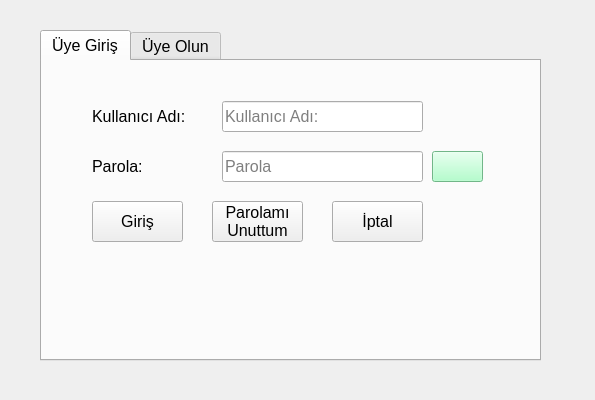
<?xml version="1.0" encoding="UTF-8"?>
<ui version="4.0">
 <class>Form_Giris</class>
 <widget class="QWidget" name="Form_Giris">
  <property name="geometry">
   <rect>
    <x>0</x>
    <y>0</y>
    <width>595</width>
    <height>400</height>
   </rect>
  </property>
  <property name="font">
   <font>
    <pointsize>12</pointsize>
   </font>
  </property>
  <property name="windowTitle">
   <string>Giriş Formu</string>
  </property>
  <widget class="QTabWidget" name="tabWidget">
   <property name="geometry">
    <rect>
     <x>40</x>
     <y>30</y>
     <width>501</width>
     <height>331</height>
    </rect>
   </property>
   <property name="tabPosition">
    <enum>QTabWidget::North</enum>
   </property>
   <property name="tabShape">
    <enum>QTabWidget::Rounded</enum>
   </property>
   <property name="currentIndex">
    <number>0</number>
   </property>
   <widget class="QWidget" name="tab_login">
    <attribute name="title">
     <string>Üye Giriş</string>
    </attribute>
    <widget class="QLabel" name="label">
     <property name="geometry">
      <rect>
       <x>50</x>
       <y>40</y>
       <width>121</width>
       <height>31</height>
      </rect>
     </property>
     <property name="font">
      <font>
       <pointsize>12</pointsize>
      </font>
     </property>
     <property name="text">
      <string>Kullanıcı Adı:</string>
     </property>
    </widget>
    <widget class="QLabel" name="label_2">
     <property name="geometry">
      <rect>
       <x>50</x>
       <y>90</y>
       <width>121</width>
       <height>31</height>
      </rect>
     </property>
     <property name="font">
      <font>
       <pointsize>12</pointsize>
      </font>
     </property>
     <property name="text">
      <string>Parola:</string>
     </property>
    </widget>
    <widget class="QLineEdit" name="txt_username">
     <property name="geometry">
      <rect>
       <x>180</x>
       <y>40</y>
       <width>201</width>
       <height>31</height>
      </rect>
     </property>
     <property name="placeholderText">
      <string>Kullanıcı Adı:</string>
     </property>
    </widget>
    <widget class="QLineEdit" name="txt_password">
     <property name="geometry">
      <rect>
       <x>180</x>
       <y>90</y>
       <width>201</width>
       <height>31</height>
      </rect>
     </property>
     <property name="echoMode">
      <enum>QLineEdit::Password</enum>
     </property>
     <property name="placeholderText">
      <string>Parola</string>
     </property>
    </widget>
    <widget class="QPushButton" name="btn_giris">
     <property name="geometry">
      <rect>
       <x>50</x>
       <y>140</y>
       <width>91</width>
       <height>41</height>
      </rect>
     </property>
     <property name="font">
      <font>
       <pointsize>12</pointsize>
      </font>
     </property>
     <property name="text">
      <string>Giriş</string>
     </property>
    </widget>
    <widget class="QPushButton" name="btn_unuttum">
     <property name="geometry">
      <rect>
       <x>170</x>
       <y>140</y>
       <width>91</width>
       <height>41</height>
      </rect>
     </property>
     <property name="font">
      <font>
       <pointsize>12</pointsize>
      </font>
     </property>
     <property name="text">
      <string>Parolamı
Unuttum</string>
     </property>
    </widget>
    <widget class="QPushButton" name="btn_iptal">
     <property name="geometry">
      <rect>
       <x>290</x>
       <y>140</y>
       <width>91</width>
       <height>41</height>
      </rect>
     </property>
     <property name="font">
      <font>
       <pointsize>12</pointsize>
      </font>
     </property>
     <property name="text">
      <string>İptal</string>
     </property>
    </widget>
    <widget class="QPushButton" name="btn_goster">
     <property name="geometry">
      <rect>
       <x>390</x>
       <y>90</y>
       <width>51</width>
       <height>31</height>
      </rect>
     </property>
     <property name="styleSheet">
      <string notr="true">background:rgb(158, 255, 191)</string>
     </property>
     <property name="text">
      <string/>
     </property>
     <property name="icon">
      <iconset>
       <normaloff>C:/Users/Lab01-01/Downloads/eye-solid.svg</normaloff>C:/Users/Lab01-01/Downloads/eye-solid.svg</iconset>
     </property>
     <property name="checkable">
      <bool>true</bool>
     </property>
    </widget>
   </widget>
   <widget class="QWidget" name="tab_signin">
    <attribute name="title">
     <string>Üye Olun</string>
    </attribute>
    <widget class="QPushButton" name="btn_yenile">
     <property name="geometry">
      <rect>
       <x>120</x>
       <y>227</y>
       <width>41</width>
       <height>41</height>
      </rect>
     </property>
     <property name="text">
      <string/>
     </property>
     <property name="icon">
      <iconset>
       <normaloff>../../2023_python_ogle/arsiv_otomasyonu/assets/rotate-solid.svg</normaloff>../../2023_python_ogle/arsiv_otomasyonu/assets/rotate-solid.svg</iconset>
     </property>
    </widget>
    <widget class="QLabel" name="label_4">
     <property name="geometry">
      <rect>
       <x>40</x>
       <y>70</y>
       <width>121</width>
       <height>21</height>
      </rect>
     </property>
     <property name="text">
      <string>Kullanıcı Adı:</string>
     </property>
    </widget>
    <widget class="QLineEdit" name="txt_yazilar">
     <property name="geometry">
      <rect>
       <x>180</x>
       <y>230</y>
       <width>201</width>
       <height>31</height>
      </rect>
     </property>
     <property name="placeholderText">
      <string>Görseldeki Yazılar</string>
     </property>
    </widget>
    <widget class="QLabel" name="label_yazilar">
     <property name="geometry">
      <rect>
       <x>40</x>
       <y>240</y>
       <width>101</width>
       <height>21</height>
      </rect>
     </property>
     <property name="text">
      <string>YAZILAR</string>
     </property>
    </widget>
    <widget class="QLabel" name="label_5">
     <property name="geometry">
      <rect>
       <x>40</x>
       <y>110</y>
       <width>121</width>
       <height>21</height>
      </rect>
     </property>
     <property name="text">
      <string>Parola:</string>
     </property>
    </widget>
    <widget class="QPushButton" name="btn_uyeOl">
     <property name="geometry">
      <rect>
       <x>400</x>
       <y>20</y>
       <width>71</width>
       <height>41</height>
      </rect>
     </property>
     <property name="text">
      <string>Üye Ol</string>
     </property>
    </widget>
    <widget class="QLineEdit" name="txt_uyePassword">
     <property name="geometry">
      <rect>
       <x>180</x>
       <y>100</y>
       <width>201</width>
       <height>31</height>
      </rect>
     </property>
     <property name="echoMode">
      <enum>QLineEdit::Password</enum>
     </property>
     <property name="placeholderText">
      <string>Parola</string>
     </property>
    </widget>
    <widget class="QLineEdit" name="txt_uyeUsername">
     <property name="geometry">
      <rect>
       <x>180</x>
       <y>60</y>
       <width>201</width>
       <height>31</height>
      </rect>
     </property>
     <property name="placeholderText">
      <string>Kullanıcı Adı</string>
     </property>
    </widget>
    <widget class="QLineEdit" name="txt_uyeEposta">
     <property name="geometry">
      <rect>
       <x>180</x>
       <y>20</y>
       <width>201</width>
       <height>31</height>
      </rect>
     </property>
     <property name="placeholderText">
      <string>E-Posta Adresi</string>
     </property>
    </widget>
    <widget class="QLineEdit" name="txt_uyePasswordTekrar">
     <property name="geometry">
      <rect>
       <x>180</x>
       <y>140</y>
       <width>201</width>
       <height>31</height>
      </rect>
     </property>
     <property name="echoMode">
      <enum>QLineEdit::Password</enum>
     </property>
     <property name="placeholderText">
      <string>Parola Tekrar</string>
     </property>
    </widget>
    <widget class="QPushButton" name="btn_uyeIptal">
     <property name="geometry">
      <rect>
       <x>400</x>
       <y>70</y>
       <width>71</width>
       <height>41</height>
      </rect>
     </property>
     <property name="text">
      <string>İptal</string>
     </property>
    </widget>
    <widget class="QLabel" name="label_6">
     <property name="geometry">
      <rect>
       <x>40</x>
       <y>150</y>
       <width>121</width>
       <height>21</height>
      </rect>
     </property>
     <property name="text">
      <string>Parola Tekrar:</string>
     </property>
    </widget>
    <widget class="QLabel" name="label_7">
     <property name="geometry">
      <rect>
       <x>40</x>
       <y>190</y>
       <width>101</width>
       <height>21</height>
      </rect>
     </property>
     <property name="text">
      <string>Rol Seçin</string>
     </property>
    </widget>
    <widget class="QLabel" name="label_3">
     <property name="geometry">
      <rect>
       <x>40</x>
       <y>30</y>
       <width>121</width>
       <height>21</height>
      </rect>
     </property>
     <property name="text">
      <string>E-Posta Adresi:</string>
     </property>
    </widget>
    <widget class="QComboBox" name="combo_uyeRol">
     <property name="geometry">
      <rect>
       <x>180</x>
       <y>180</y>
       <width>201</width>
       <height>31</height>
      </rect>
     </property>
     <item>
      <property name="text">
       <string>Yönetici</string>
      </property>
     </item>
     <item>
      <property name="text">
       <string>Personel</string>
      </property>
     </item>
    </widget>
   </widget>
  </widget>
 </widget>
 <resources/>
 <connections/>
</ui>
